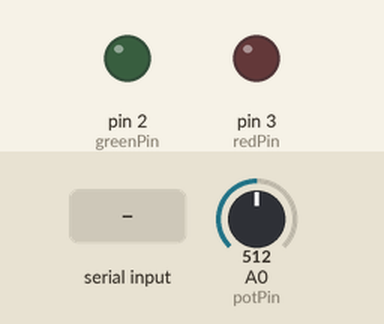
Recording of a sketch running on a simulated Arduino Uno, built with avr-gcc and run on an emulated ATmega328P. Shown: output pins drawn as LEDs (lit = HIGH). The test bench sets the inputs (shaded band); at power-on: A0 (potPin) = 512. What the sketch prints to the serial monitor is not drawn.

Above: at 1.8 s.
1.9 s: "G" received over Serial
At 3.1 s:
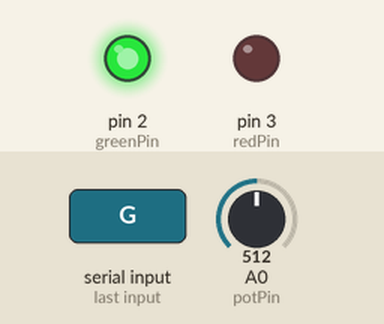
3.4 s: "R" received over Serial
At 4.3 s:
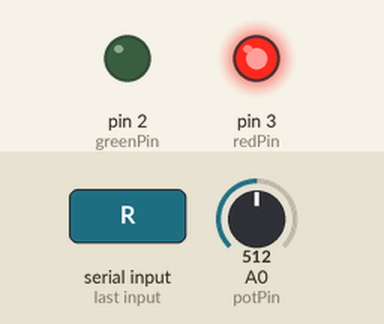
Timing chart, 0 to 6.4 s (numbered marks = the images above; inputs shaded):
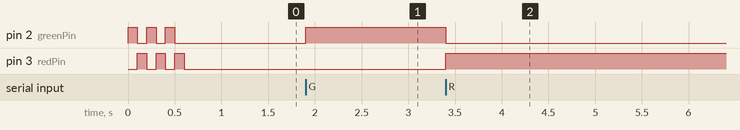

Measured:
- after the input at 1.9 s, pin 2 (greenPin): LOW → HIGH at once
- after the input at 3.4 s, pin 2 (greenPin): HIGH → LOW at once; pin 3 (redPin): LOW → HIGH at once

The sketch:

sketch_SafetyOverride.ino
```cpp
// FINAL FIRMWARE: LISTENER MODE
// Baud Rate: 115200

const int greenPin = 2;
const int redPin = 3;
const int potPin = A0;

unsigned long lastSendTime = 0;

void setup() {
  Serial.begin(115200);
  pinMode(greenPin, OUTPUT);
  pinMode(redPin, OUTPUT);

  // STARTUP SIGNAL: Rapid Flash Green-Red-Green-Red
  // If you don't see this when you upload, something is wrong.
  for(int i=0; i<3; i++) {
    digitalWrite(greenPin, HIGH); delay(100); digitalWrite(greenPin, LOW);
    digitalWrite(redPin, HIGH); delay(100); digitalWrite(redPin, LOW);
  }
}

void loop() {
  // 1. LISTEN TO UNITY
  if (Serial.available() > 0) {
    char command = Serial.read();

    if (command == 'G') {
      digitalWrite(greenPin, HIGH);
      digitalWrite(redPin, LOW);
    }
    else if (command == 'R') {
      digitalWrite(greenPin, LOW);
      digitalWrite(redPin, HIGH);
    }
  }

  // 2. SEND TO UNITY (Knob)
  if (millis() - lastSendTime > 20) {
    int val = analogRead(potPin);
    Serial.println(val);
    lastSendTime = millis();
  }
}
```
